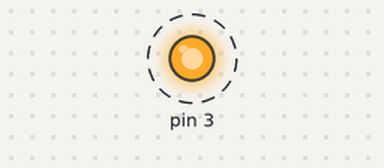
This program was run on a simulated Raspberry Pi (header pin numbers). Shown: output pins drawn as LEDs (lit = HIGH). Dashed ring = blinking. What the program prints to the terminal is not drawn. At 100.0 s the program stops and its outputs stay as they are.

Above: at 0.5 s.
Timing chart, 0 to 4.6 s (numbered marks = the images above):
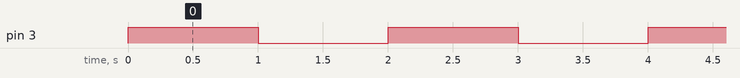

The program:

gpio_blinky.py
```python
''' IoT Greenhouse - LED Blinky Example
    GPIO LED Control code for Connecting the Raspberry Pi workshop

    Keith E. Kelly
    K2 Creatives, LLC
    9/15/19
'''
from time import sleep
import RPi.GPIO as GPIO

print("IoT Greenhouse - Introduction to GPIO.")
print("Blink an LED")
print()

# Use board pin numbers
GPIO.setmode(GPIO.BOARD)
# Set pin 3 as LED output
GPIO.setup(3, GPIO.OUT)

for i in range(0, 50):
    GPIO.output(3,True)
    sleep(1)
    GPIO.output(3,False)
    sleep(1)

GPIO.cleanup()
```

Measured:
- by itself, pin 3: alternates HIGH for 1.0 s and LOW for 1.0 s, 100 changes in all, then stays LOW
